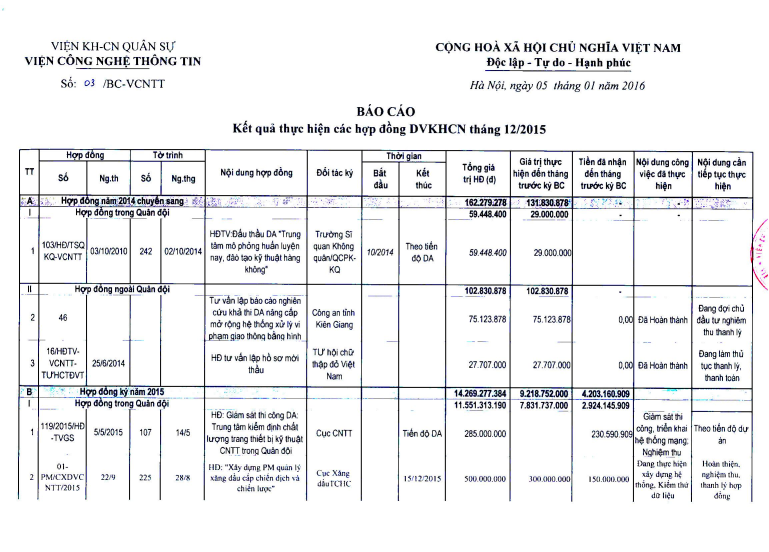
#> input picture test/1.jpg, 2307 x 1654 px (shown at 1/3 size)
$ python -i skew.py   (imports and definitions only)
#> lines starting #> are read from the running program, lines starting #| are printed output that depends on the picture; after the words box and inside, x2 and y2 are one past the last pixel; in counts of white or black regions, pixels touching at a corner belong together
#> further down, picture is the input picture: shape (1654, 2307, 3); mean B, G, R 238.9, 237.5, 237.1
import numpy as np
import cv2
import argparse
import sys
import matplotlib.pyplot as plt
import numpy as np
from PIL import Image as im
from scipy.ndimage import interpolation as inter
import re
import pytesseract

# [4 lines left out: function printImage, not called in this run]

def skewImage1(image):
	# image = image[:,250:w-100]
	gray = cv2.cvtColor(image, cv2.COLOR_BGR2GRAY)
	# gray = cv2.bitwise_not(image)
	# threshold the image, setting all foreground pixels to
	# 255 and all background pixels to 0
	gray = cv2.bitwise_not(gray)
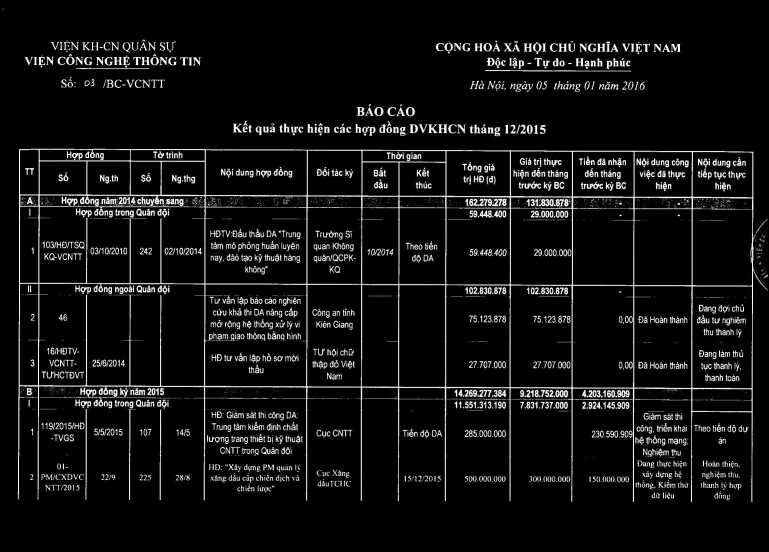
#> gray: shape (1654, 2307) (shown at 1/3 size); min 0, max 255, mean 17.4
	thresh = cv2.threshold(gray, 0, 255,
	cv2.THRESH_BINARY | cv2.THRESH_OTSU)[1]
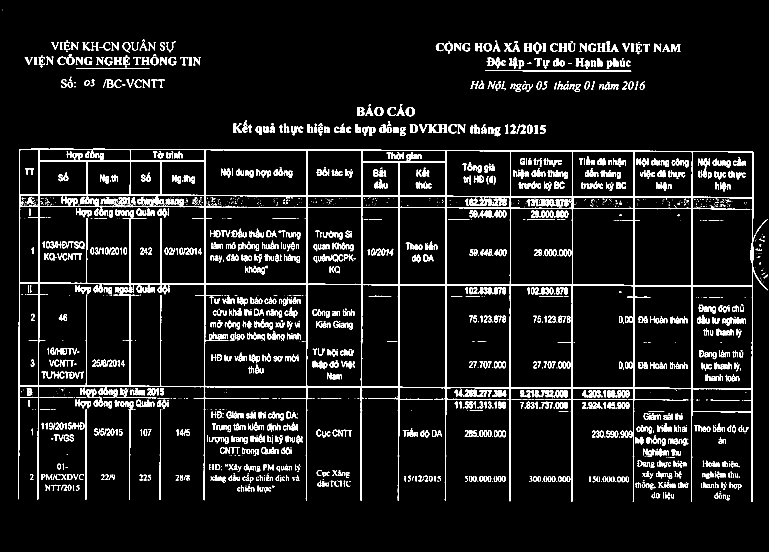
#> thresh: shape (1654, 2307) (shown at 1/3 size); 6.9% white; 2443 white regions (926 under 20 px), largest, box (x1, y1, x2, y2) and area: (54, 446, 2303, 1506) 83271, (1456, 210, 1894, 215) 1097, (385, 1228, 399, 1500) 810
	coords = np.column_stack(np.where(thresh > 0))
#> coords = 263575 pairs, first value 29 to 1505, second value 8 to 2303
	angle = cv2.minAreaRect(coords)[-1]
#> angle = -0.236
	if angle < -45:
		angle = -(90 + angle)

	# otherwise, just take the inverse of the angle to make
	# it positive
	else:
		angle = -angle
#> angle = 0.236

	# rotate the image to deskew it
	(h, w) = image.shape[:2]
#> h = 1654; w = 2307
	center = (w // 2, h // 2)
#> center = (1153, 827)
	M = cv2.getRotationMatrix2D(center, angle, 1.0)
#> M = [[1, 0.00412, -3.4], [-0.00412, 1, 4.76]]
	rotated = cv2.warpAffine(image, M, (w, h),
		flags=cv2.INTER_CUBIC, borderMode=cv2.BORDER_REPLICATE)
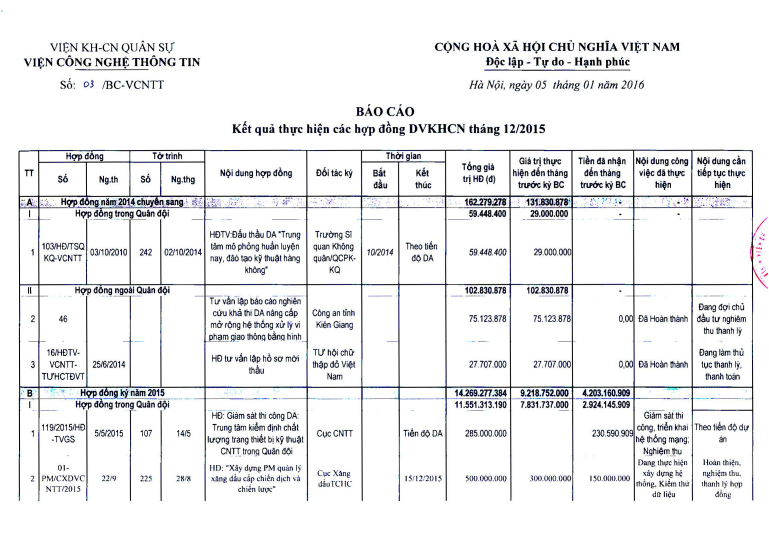
#> rotated: shape (1654, 2307, 3) (shown at 1/3 size); mean B, G, R 238.8, 237.5, 237.1
	cv2.imwrite("skew_corrected.png",rotated)
	return rotated

# [47 lines left out: functions getInput, skewImage2, skewImage3, not called in this run]
import imutils
# [34 lines left out: functions rotationImage, cropImage, skewImage, not called in this run]

>>> import cv2
>>> picture = cv2.imread('test/1.jpg')
>>> result = skewImage1(picture)

$ run again, on test/2.jpg
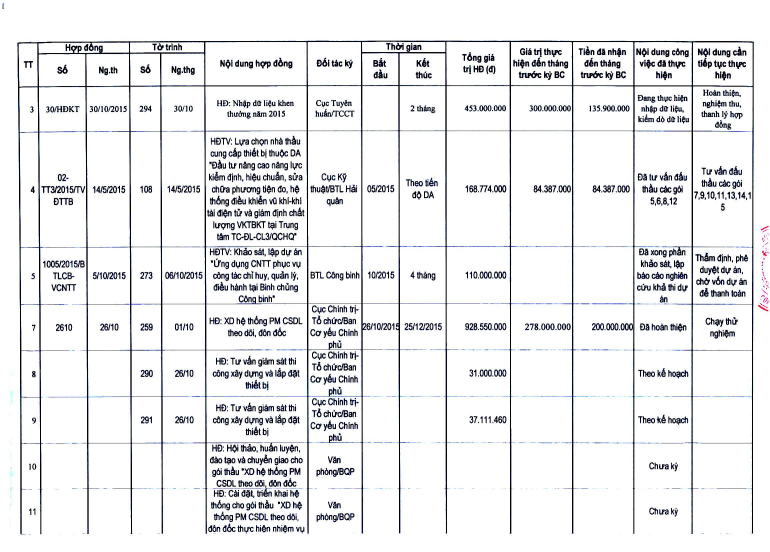
#> input picture test/2.jpg, 2309 x 1654 px (shown at 1/3 size)
#> picture is the input picture: shape (1654, 2309, 3); mean B, G, R 236, 234.6, 234.1
#> in skewImage1, `gray = cv2.bitwise_not(gray)`:
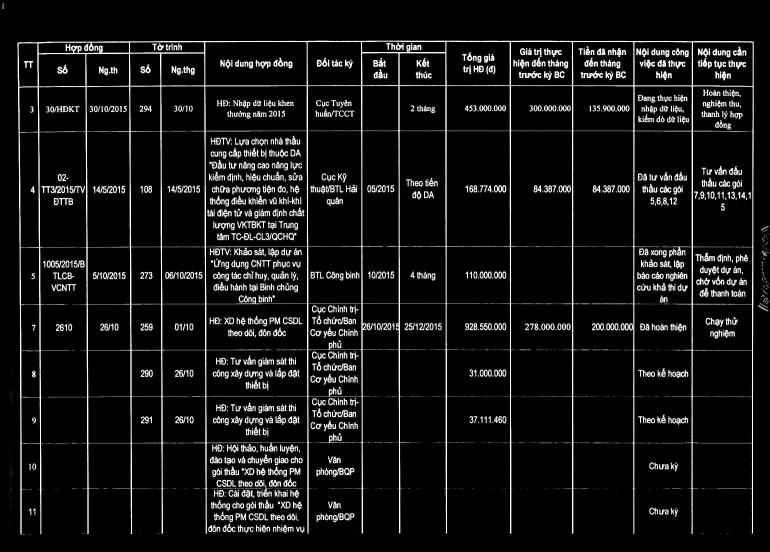
#> gray: shape (1654, 2309) (shown at 1/3 size); min 0, max 255, mean 20.4
#> in skewImage1, `thresh = cv2.threshold(gray, 0, 255, cv2.THRESH_BINARY | cv2.THRESH_OT..`:
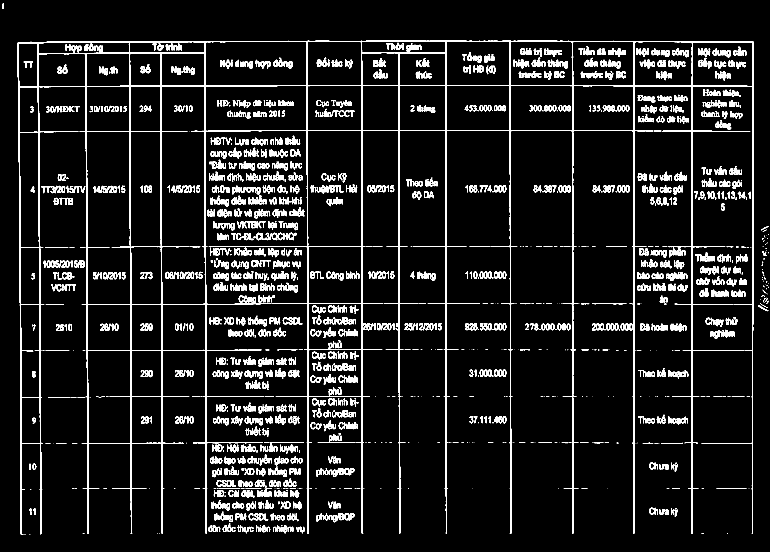
#> thresh: shape (1654, 2309) (shown at 1/3 size); 7.9% white; 1702 white regions (368 under 20 px), largest, box (x1, y1, x2, y2) and area: (52, 122, 2262, 1603) 107523, (1556, 213, 1624, 234) 724, (1742, 213, 1809, 235) 714
#> coords = 301584 pairs, first value 9 to 1602, second value 8 to 2304
#> in skewImage1, `angle = cv2.minAreaRect(coords)[-1]`: angle = -89.97
#> in skewImage1, `angle = -(90 + angle)`: angle = -0.0288
#> M = [[1, -0.000503, 0.416], [0.000503, 1, -0.58]]

$ run again, on test/3.jpg
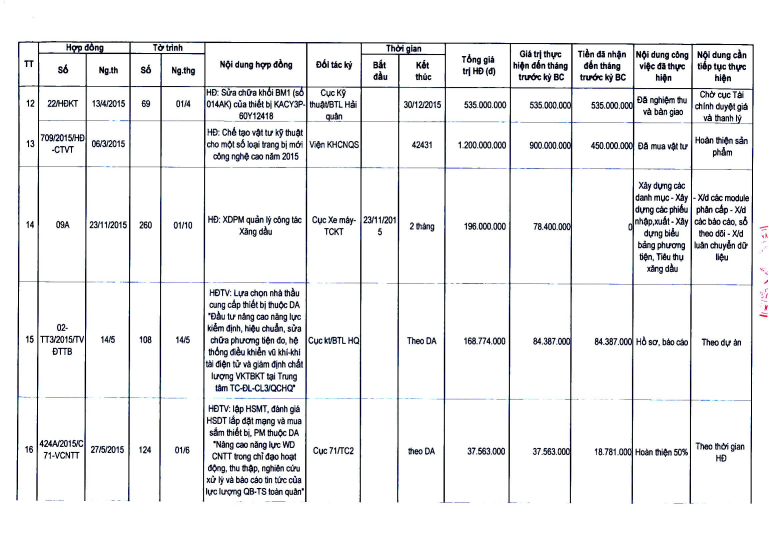
#> input picture test/3.jpg, 2307 x 1661 px (shown at 1/3 size)
#> picture is the input picture: shape (1661, 2307, 3); mean B, G, R 238.6, 237.5, 237.1
#> in skewImage1, `thresh = cv2.threshold(gray, 0, 255, cv2.THRESH_BINARY | cv2.THRESH_OT..`:
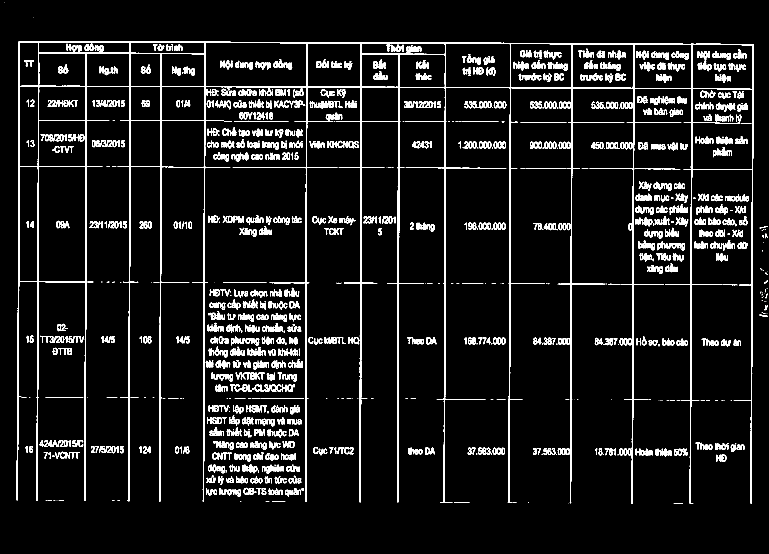
#> thresh: shape (1661, 2307) (shown at 1/3 size); 6.9% white; 1357 white regions (235 under 20 px), largest, box (x1, y1, x2, y2) and area: (49, 123, 2261, 1511) 99080, (1556, 220, 1624, 241) 713, (1750, 220, 1808, 242) 623
#> coords = 266127 pairs, first value 6 to 1510, second value 14 to 2303
#> in skewImage1, `angle = cv2.minAreaRect(coords)[-1]`: angle = -0.257
#> in skewImage1, `angle = -angle`: angle = 0.257
#> M = [[1, 0.00448, -3.71], [-0.00448, 1, 5.18]]
#> in skewImage1, `rotated = cv2.warpAffine(image, M, (w, h), flags=cv2.INTER_CUBIC, bord..`:
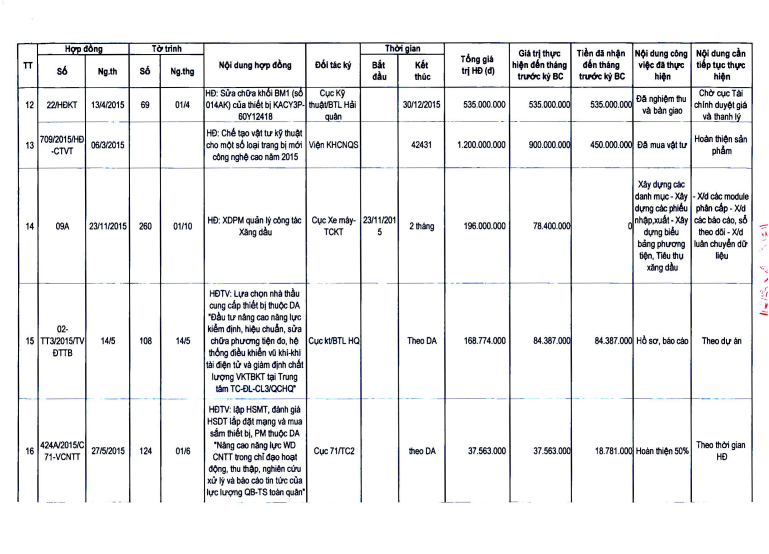
#> rotated: shape (1661, 2307, 3) (shown at 1/3 size); mean B, G, R 238.5, 237.5, 237.1

$ run again, on test/4.jpg
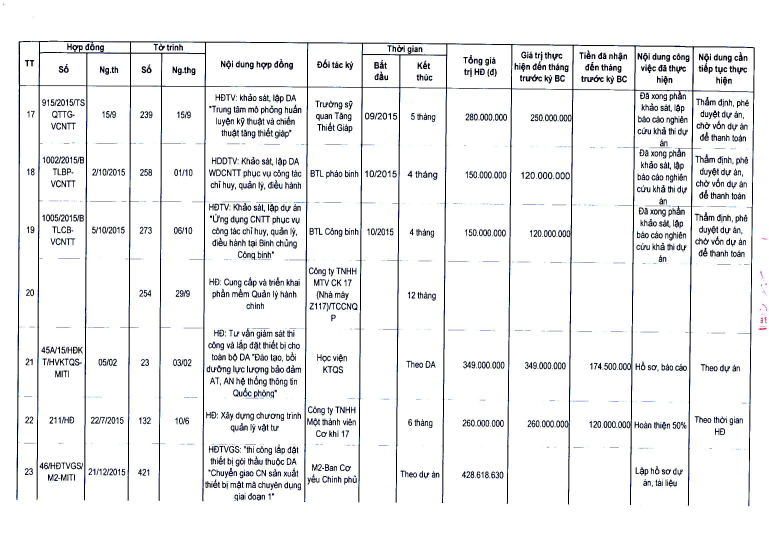
#> input picture test/4.jpg, 2306 x 1667 px (shown at 1/3 size)
#> picture is the input picture: shape (1667, 2306, 3); mean B, G, R 239.8, 238.9, 238.6
#> in skewImage1, `thresh = cv2.threshold(gray, 0, 255, cv2.THRESH_BINARY | cv2.THRESH_OT..`:
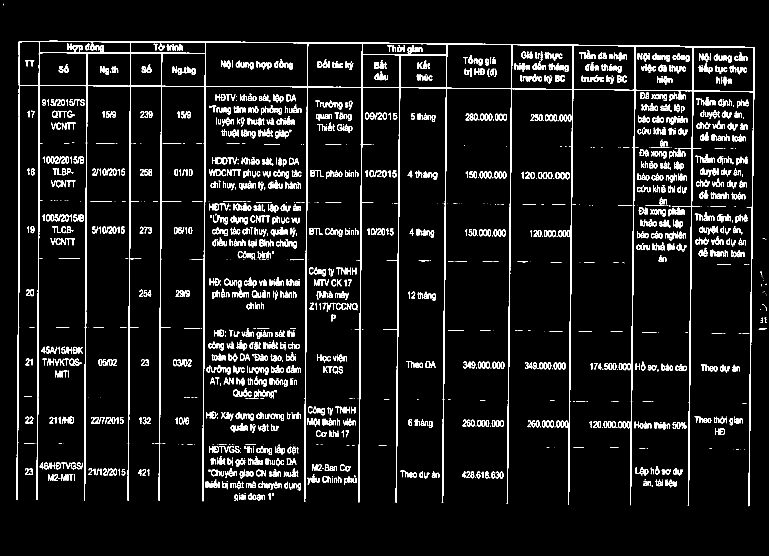
#> thresh: shape (1667, 2306) (shown at 1/3 size); 6.2% white; 2016 white regions (438 under 20 px), largest, box (x1, y1, x2, y2) and area: (49, 122, 2264, 1519) 76228, (425, 199, 455, 219) 309, (2029, 199, 2058, 220) 290
#> coords = 237715 pairs, first value 11 to 1518, second value 11 to 2299
#> in skewImage1, `angle = cv2.minAreaRect(coords)[-1]`: angle = -0.498
#> in skewImage1, `angle = -angle`: angle = 0.498
#> M = [[1, 0.00869, -7.2], [-0.00869, 1, 10.05]]
#> in skewImage1, `rotated = cv2.warpAffine(image, M, (w, h), flags=cv2.INTER_CUBIC, bord..`:
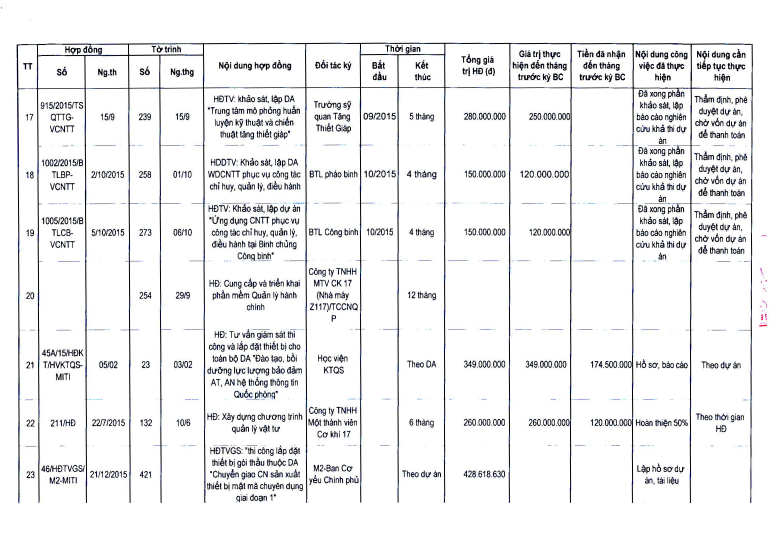
#> rotated: shape (1667, 2306, 3) (shown at 1/3 size); mean B, G, R 239.6, 238.9, 238.6
